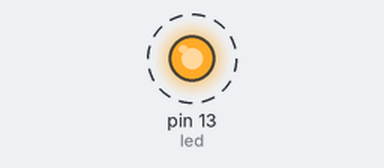
The sketch below on a simulated Arduino Uno, built with avr-gcc and run on an emulated ATmega328P. Shown: output pins drawn as LEDs (lit = HIGH). Dashed ring = blinking. What the sketch prints to the serial monitor is not drawn.

Above: at 0.5 s.
Timing chart, 0 to 3.0 s (numbered marks = the images above):
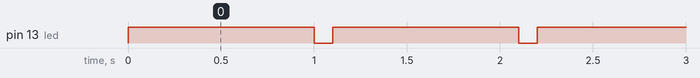

The sketch:

blink.ino
```cpp
int led =13;

void setup() {
  pinMode(led, OUTPUT);
}

void loop() {
  digitalWrite(led, HIGH);
  delay(1000);
  digitalWrite(led, LOW);
  delay(100);
  Serial.begin(9600);
  Serial.println("xxxxx");
}
```

Measured:
- by itself, pin 13 (led): alternates HIGH for 1.0 s and LOW for 0.10 s
